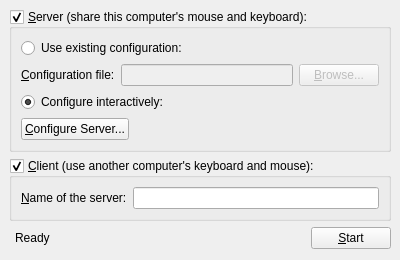
<?xml version="1.0" encoding="UTF-8"?>
<ui version="4.0">
 <class>MainWindowBase</class>
 <widget class="QMainWindow" name="MainWindowBase">
  <property name="geometry">
   <rect>
    <x>0</x>
    <y>0</y>
    <width>400</width>
    <height>260</height>
   </rect>
  </property>
  <property name="sizePolicy">
   <sizepolicy hsizetype="Fixed" vsizetype="Fixed">
    <horstretch>0</horstretch>
    <verstretch>0</verstretch>
   </sizepolicy>
  </property>
  <property name="minimumSize">
   <size>
    <width>400</width>
    <height>260</height>
   </size>
  </property>
  <property name="maximumSize">
   <size>
    <width>400</width>
    <height>260</height>
   </size>
  </property>
  <property name="windowTitle">
   <string>Synergy+</string>
  </property>
  <widget class="QWidget" name="centralwidget">
   <layout class="QGridLayout">
    <item row="5" column="3">
     <widget class="QPushButton" name="m_pButtonToggleStart">
      <property name="text">
       <string>&amp;Start</string>
      </property>
     </widget>
    </item>
    <item row="1" column="0" colspan="4">
     <widget class="QGroupBox" name="m_pGroupServer">
      <property name="sizePolicy">
       <sizepolicy hsizetype="Preferred" vsizetype="Fixed">
        <horstretch>0</horstretch>
        <verstretch>0</verstretch>
       </sizepolicy>
      </property>
      <property name="title">
       <string>&amp;Server (share this computer's mouse and keyboard):</string>
      </property>
      <property name="checkable">
       <bool>true</bool>
      </property>
      <property name="checked">
       <bool>true</bool>
      </property>
      <layout class="QVBoxLayout">
       <item>
        <widget class="QRadioButton" name="m_pRadioExternalConfig">
         <property name="text">
          <string>Use existing configuration:</string>
         </property>
        </widget>
       </item>
       <item>
        <layout class="QHBoxLayout">
         <item>
          <widget class="QLabel" name="m_pLabelConfigurationFile">
           <property name="text">
            <string>&amp;Configuration file:</string>
           </property>
           <property name="buddy">
            <cstring>m_pLineEditConfigFile</cstring>
           </property>
          </widget>
         </item>
         <item>
          <widget class="QLineEdit" name="m_pLineEditConfigFile">
           <property name="enabled">
            <bool>false</bool>
           </property>
          </widget>
         </item>
         <item>
          <widget class="QPushButton" name="m_pButtonBrowseConfigFile">
           <property name="enabled">
            <bool>false</bool>
           </property>
           <property name="text">
            <string>&amp;Browse...</string>
           </property>
          </widget>
         </item>
        </layout>
       </item>
       <item>
        <widget class="QRadioButton" name="m_pRadioInternalConfig">
         <property name="text">
          <string>Configure interactively:</string>
         </property>
         <property name="checked">
          <bool>true</bool>
         </property>
        </widget>
       </item>
       <item>
        <layout class="QHBoxLayout">
         <item>
          <widget class="QPushButton" name="m_pButtonConfigureServer">
           <property name="text">
            <string>&amp;Configure Server...</string>
           </property>
          </widget>
         </item>
         <item>
          <spacer>
           <property name="orientation">
            <enum>Qt::Horizontal</enum>
           </property>
           <property name="sizeHint" stdset="0">
            <size>
             <width>40</width>
             <height>20</height>
            </size>
           </property>
          </spacer>
         </item>
        </layout>
       </item>
      </layout>
     </widget>
    </item>
    <item row="2" column="0" colspan="4">
     <widget class="QGroupBox" name="m_pGroupClient">
      <property name="sizePolicy">
       <sizepolicy hsizetype="Preferred" vsizetype="Fixed">
        <horstretch>0</horstretch>
        <verstretch>0</verstretch>
       </sizepolicy>
      </property>
      <property name="title">
       <string>&amp;Client (use another computer's keyboard and mouse):</string>
      </property>
      <property name="checkable">
       <bool>true</bool>
      </property>
      <layout class="QGridLayout">
       <item row="0" column="0">
        <widget class="QLabel" name="m_pLabelServerName">
         <property name="text">
          <string>&amp;Name of the server:</string>
         </property>
         <property name="buddy">
          <cstring>m_pLineEditHostname</cstring>
         </property>
        </widget>
       </item>
       <item row="0" column="1">
        <widget class="QLineEdit" name="m_pLineEditHostname"/>
       </item>
      </layout>
     </widget>
    </item>
    <item row="5" column="1">
     <widget class="QLabel" name="m_pStatusLabel">
      <property name="text">
       <string>Ready</string>
      </property>
     </widget>
    </item>
    <item row="5" column="2">
     <spacer>
      <property name="orientation">
       <enum>Qt::Horizontal</enum>
      </property>
      <property name="sizeHint" stdset="0">
       <size>
        <width>40</width>
        <height>20</height>
       </size>
      </property>
     </spacer>
    </item>
   </layout>
  </widget>
  <action name="m_pActionAbout">
   <property name="text">
    <string>&amp;About QSynergy...</string>
   </property>
  </action>
  <action name="m_pActionQuit">
   <property name="text">
    <string>&amp;Quit</string>
   </property>
   <property name="statusTip">
    <string>Quit QSynergy.</string>
   </property>
   <property name="shortcut">
    <string>Ctrl+Q</string>
   </property>
  </action>
  <action name="m_pActionStartSynergy">
   <property name="text">
    <string>&amp;Start Synergy</string>
   </property>
   <property name="statusTip">
    <string>Run synergy program.</string>
   </property>
   <property name="shortcut">
    <string>Ctrl+S</string>
   </property>
  </action>
  <action name="m_pActionStopSynergy">
   <property name="enabled">
    <bool>false</bool>
   </property>
   <property name="text">
    <string>S&amp;top Synergy</string>
   </property>
   <property name="statusTip">
    <string>Stop Synergy program.</string>
   </property>
   <property name="shortcut">
    <string>Ctrl+T</string>
   </property>
  </action>
  <action name="actionShowStatus">
   <property name="text">
    <string>S&amp;how Status</string>
   </property>
   <property name="shortcut">
    <string>Ctrl+H</string>
   </property>
  </action>
  <action name="m_pActionMinimize">
   <property name="text">
    <string>&amp;Minimize</string>
   </property>
  </action>
  <action name="m_pActionRestore">
   <property name="text">
    <string>&amp;Restore</string>
   </property>
  </action>
  <action name="m_pActionSave">
   <property name="text">
    <string>Save configuration &amp;as...</string>
   </property>
   <property name="statusTip">
    <string>Save the interactively generated server configuration to a file.</string>
   </property>
   <property name="shortcut">
    <string>Ctrl+Alt+S</string>
   </property>
  </action>
  <action name="m_pActionSettings">
   <property name="text">
    <string>Settings</string>
   </property>
   <property name="statusTip">
    <string>Edit settings for QSynergy and synergy itself</string>
   </property>
  </action>
  <action name="m_pActionLogOutput">
   <property name="text">
    <string>Log output</string>
   </property>
   <property name="statusTip">
    <string>Open a window with synergy's output</string>
   </property>
  </action>
  <action name="m_pActionServices">
   <property name="text">
    <string>Services</string>
   </property>
  </action>
 </widget>
 <resources/>
 <connections>
  <connection>
   <sender>m_pButtonToggleStart</sender>
   <signal>clicked()</signal>
   <receiver>m_pActionStartSynergy</receiver>
   <slot>trigger()</slot>
   <hints>
    <hint type="sourcelabel">
     <x>361</x>
     <y>404</y>
    </hint>
    <hint type="destinationlabel">
     <x>-1</x>
     <y>-1</y>
    </hint>
   </hints>
  </connection>
  <connection>
   <sender>m_pRadioExternalConfig</sender>
   <signal>toggled(bool)</signal>
   <receiver>m_pLineEditConfigFile</receiver>
   <slot>setEnabled(bool)</slot>
   <hints>
    <hint type="sourcelabel">
     <x>156</x>
     <y>179</y>
    </hint>
    <hint type="destinationlabel">
     <x>169</x>
     <y>209</y>
    </hint>
   </hints>
  </connection>
  <connection>
   <sender>m_pRadioExternalConfig</sender>
   <signal>toggled(bool)</signal>
   <receiver>m_pButtonBrowseConfigFile</receiver>
   <slot>setEnabled(bool)</slot>
   <hints>
    <hint type="sourcelabel">
     <x>353</x>
     <y>182</y>
    </hint>
    <hint type="destinationlabel">
     <x>356</x>
     <y>211</y>
    </hint>
   </hints>
  </connection>
  <connection>
   <sender>m_pRadioInternalConfig</sender>
   <signal>toggled(bool)</signal>
   <receiver>m_pButtonConfigureServer</receiver>
   <slot>setEnabled(bool)</slot>
   <hints>
    <hint type="sourcelabel">
     <x>204</x>
     <y>244</y>
    </hint>
    <hint type="destinationlabel">
     <x>212</x>
     <y>274</y>
    </hint>
   </hints>
  </connection>
 </connections>
</ui>
